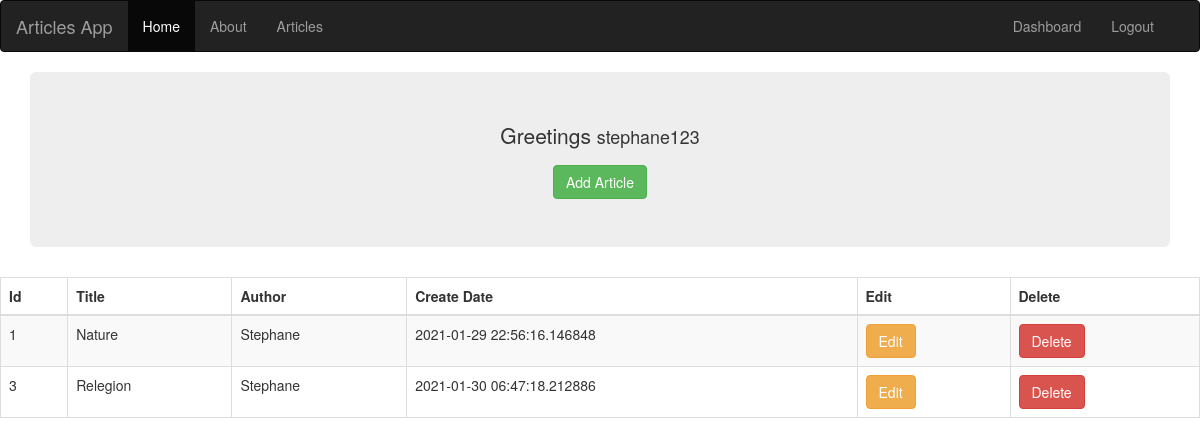
The page /dashboard (signed in) on the database its author committed.
### app.py (models this page shows)
class Member(db.Model, UserMixin):
    id = db.Column(db.Integer, primary_key=True)
    name = db.Column(db.String(20))
    email = db.Column(db.String(20))
    username = db.Column(db.String(20))
    password = db.Column(db.String(20))
    date = db.Column(db.DateTime, default=datetime.now)

class Articles(db.Model):
    id = db.Column(db.Integer, primary_key=True)
    title = db.Column(db.String(100))
    author = db.Column(db.String(20))
    body = db.Column(db.Text)
    date = db.Column(db.DateTime, default=datetime.now)

### app.py (the view)
@app.route('/dashboard')
@login_required
def dashboard():
    member = Member.query.filter_by(username=session['username']).first()
    articles = Articles.query.filter_by(author=member.name).all()
    if (len(articles) > 0):
        return render_template("dashboard.html", articles=articles)
    else:
        error = "No Article published by " + member.name
        return render_template("dashboard.html", error=error)

### app.py (called while the page is built)
@login_manager.user_loader
def load_user(user_id):
    return Member.query.get(user_id)

### templates/dashboard.html (shortened to what this page needs)
{% extends "layout.html" %}
{% block content %}
<div class="container">
   <div class="jumbotron text-center">
        <p>Greetings <small>{{session.username}}</small></p>
        <a href="/add_article" class="btn btn-success" role="button">Add Article</a>
   </div>
</div>
<table class="table table-striped table-hover table-bordered">
    <thead>
      <tr>
        <th scope="col">Id</th>
        <th scope="col">Title</th>
        <th scope="col">Author</th>
        <th scope="col">Create Date</th>
        <th scope="col">Edit</th>
        <th scope="col">Delete</th>
      </tr>
    </thead>
    <tbody>
        {% for article in articles %}
        <tr>
            <td>{{article.id}}</td>
            <td>{{article.title}}</td>
            <td>{{article.author}}</td>
            <td>{{article.date}}</td>
            <td><button type="button" class="btn btn-warning"><a href="/edit_article/{{article.id}}" style="text-decoration: none; color : white;">Edit</a></button></td>
            <td><button type="button" class="btn btn-danger"><a href="/delete_article/{{article.id}}" style="text-decoration: none; color : white;" >Delete</a></button></td>
        </tr>
      {% endfor %}
    </tbody>
  </table>
{% endblock %}

### rows shown on the page
Member: username "stephane123"
Articles: id "1", title "Nature", author "Stephane", date "2021-01-29 22:56:16.146848"
Articles: id "3", title "Relegion", author "Stephane", date "2021-01-30 06:47:18.212886"
